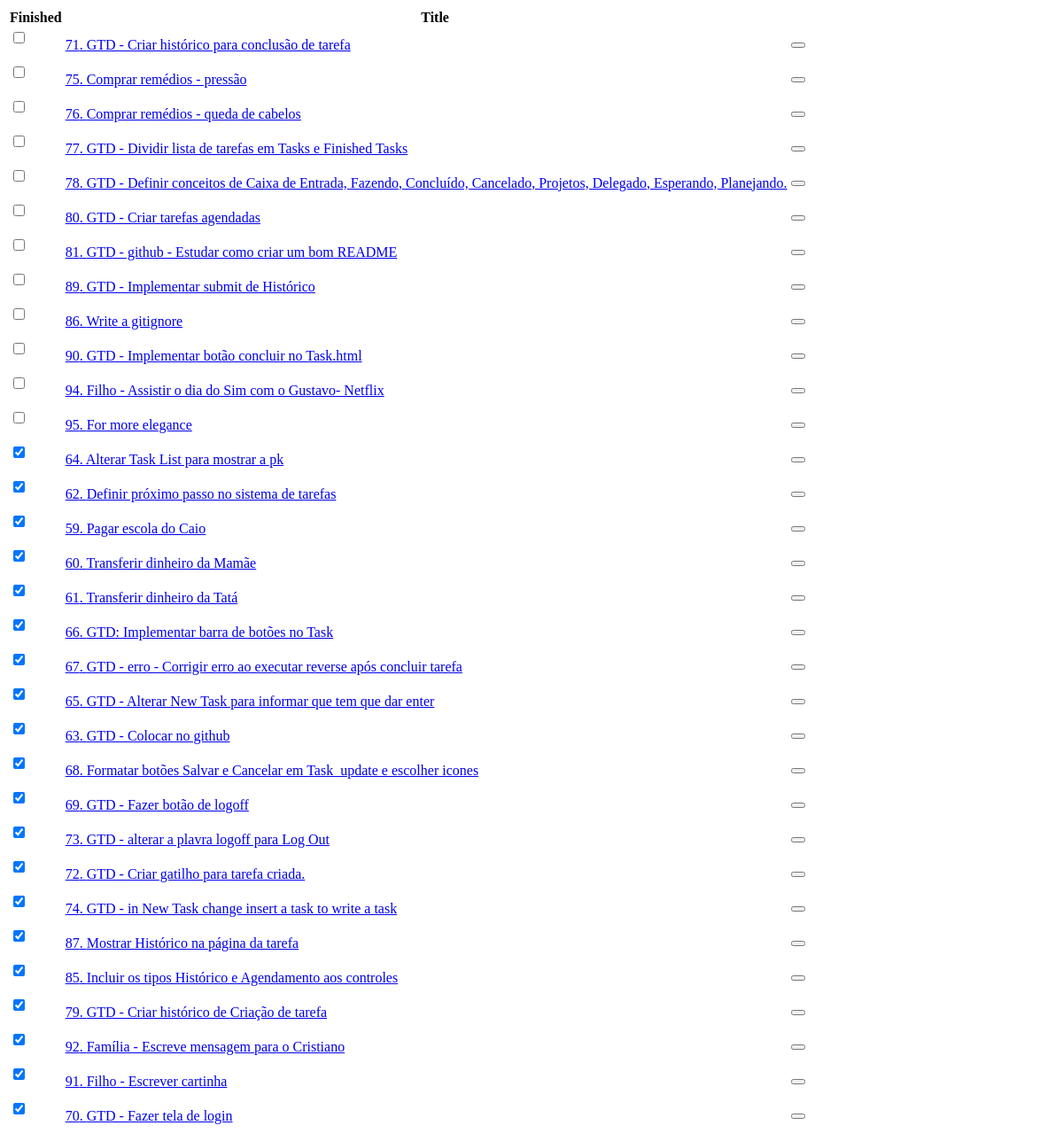
The page /tasks/display_tasks/ (signed in) on the database as committed earlier.
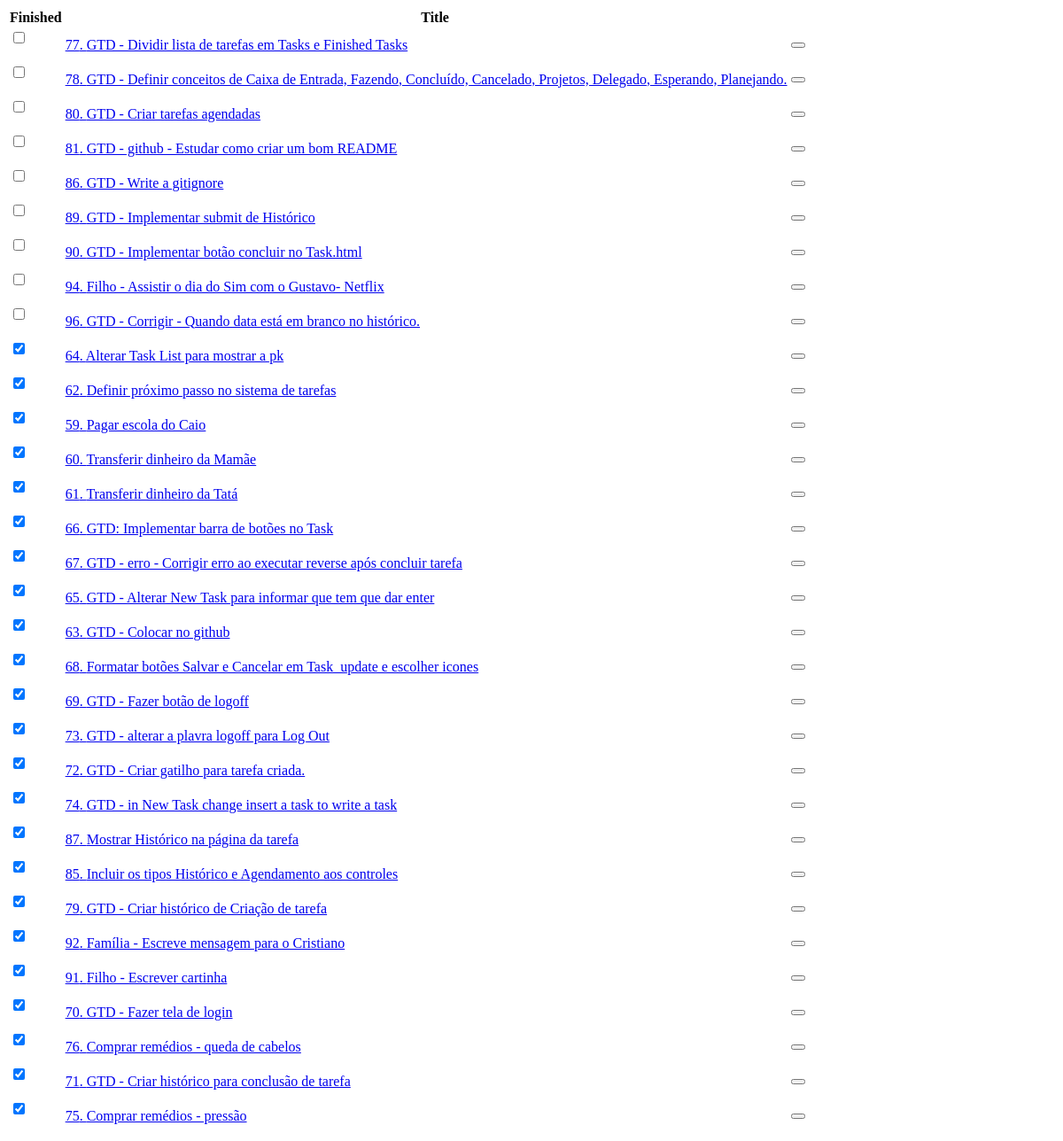
The same page on the database as committed later.
### tasks/models.py (models this page shows, shortened)
class Task(models.Model):
    title = models.CharField("Title", max_length=160)
    description = models.TextField("description", blank=True, null=True)
    dt_scheduled = models.DateTimeField("Scheduled for", blank=True, null=True, default=defautlSchedule)
    dt_completed = models.DateTimeField("Completed on", blank=True, null=True)
    dt_canceled  = models.DateTimeField("Completed on", blank=True, null=True)
    created = models.DateTimeField('Created', auto_now_add=True, null=True)
    modified = models.DateTimeField('Modified', auto_now=True, null=True)
    class Meta:
        verbose_name = 'Task'
        verbose_name_plural = 'Tasks'
        ordering = ['dt_completed','dt_scheduled']

### tasks/views.py (the view)
# urls.py: path('display_tasks/', display_tasks, name='display_tasks'),
@login_required
def display_tasks(request):
    tasks = Task.objects.all()
    return render(request, 'tasks/task_list.html', {'object_list': tasks})

### tasks/templates/tasks/task_list.html (shortened to what this page needs)
<div id="tasks" class="table-responsive">
    <table class="table table-hover table-bordered">
        <thead class="table-dark">
        <tr>
            <th>Finished</th>
            <th colspan="2">Title</th>
        </tr>
        </thead>
        {% for item in object_list %}
        <tbody>
        <tr {% cycle "" "class='table-secondary'"%} >
            <td>
                <form>
                    <div class="form-check">
                      <input class="form-check-input" type="checkbox" value="checked" id="checkbox_{{item.pk}}" name ="checkbox" {% if item.dt_completed %} checked {%endif%}
                             hx-trigger="change"
                             hx-post="{% url 'tasks:concludeornottask' item.pk %}"
                             hx-target="#tasks"
                             hx-swap="outerHTML"
                      ><input type="hidden" id="result_{{item.id}}">
                    </div>
                </form>
            </td>
            <td><a href="{% url 'tasks:task' item.pk %}" >{{item.pk}}. {{item.title}}</a></td>
            <td><div class="btn-group end" role="group">
                <button type="button" class="btn btn-danger"
                       hx-delete="{% url 'tasks:delete_task' item.pk %}"
                       hx-confirm="Are you sure you wish to delete this task?"
                       hx-target="#tasks"
                ></button>
            </div></td>
        </tr>
        </tbody>
        {% endfor %}
    </table>
</div>

Rows that differ between the two databases and show on the page:
removed Task: pk "95", title "For more elegance"
changed Task id 86: title "Write a gitignore" → "GTD - Write a gitignore"; moves up the list
added Task: pk "96", title "GTD - Corrigir - Quando data está em branco no histórico."
changed Task "Comprar remédios - queda de cabelos": dt_completed "☐" → "☑"; moves down the list
changed Task "GTD - Criar histórico para conclusão de tarefa": dt_completed "☐" → "☑"; moves down the list
changed Task "Comprar remédios - pressão": dt_completed "☐" → "☑"; moves down the list
